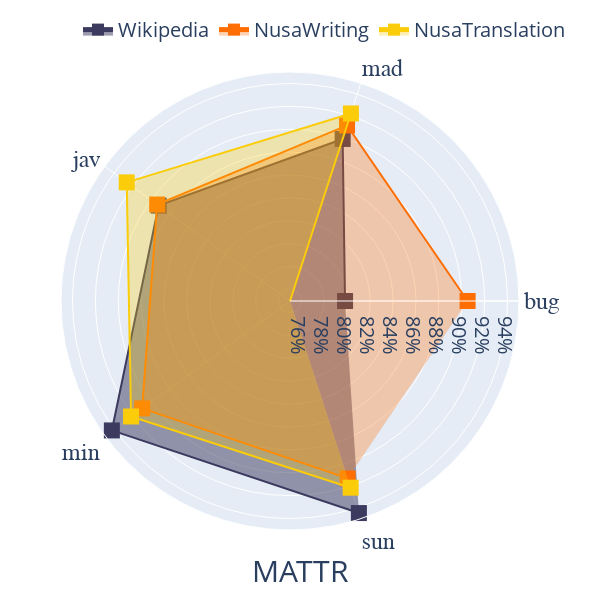

This figure's notebook cell:
### Code cell
import plotly.graph_objects as go

categories = lex_div_df["lang"].unique()

fig = go.Figure()

fig.add_trace(go.Scatterpolar(
    r=lex_div_df[lex_div_df["dset"] == "Wikipedia"]["mattr"],
    theta=categories,
    fill='toself',
    fillcolor="rgba(60, 59, 95, 0.5)",
    line_color="#3c3b5f",
    name='Wikipedia'
))
fig.add_trace(go.Scatterpolar(
    r=lex_div_df[lex_div_df["dset"] == "NusaWriting"]["mattr"],
    theta=categories,
    fill='toself',
    fillcolor="rgba(254, 111, 2, 0.3)",
    line_color="#fe6e02",
    name='NusaWriting'
))
fig.add_trace(go.Scatterpolar(
    r=lex_div_df[lex_div_df["dset"] == "NusaTranslation"]["mattr"],
    theta=categories,
    fill='toself',
    fillcolor="rgba(251, 204, 10, 0.3)",
    line_color="#fbcc0a",
    name='NusaTranslation'
))

fig.update_traces(mode = "lines+markers",
    marker = dict(
        size = 16, symbol="square"
    ))

fig.update_layout(
  polar=dict(
      radialaxis_tickfont_size = 20,
    radialaxis=dict(
      visible=True,
      range=[0.75, 0.95],
       tickformat = '.0%'
    ), angularaxis = dict(
        tickfont_size=24, tickfont_family="Arial Black"
        # rotation=90, # start position of angular axis
        # direction="counterclockwise"
      )),
    legend=dict(
        font=dict(size=20),
        orientation="h",
        yanchor="bottom",
        y=1.05,
        xanchor="right",
        x=1,
        title="",
        itemsizing="constant",
    ),
    margin=dict(l=10, r=30, t=70, b=70),
    height=600, width=600, title_text="MATTR", title_font_size=30,
    title_xanchor='center', title_yanchor="bottom", title_x=0.5, title_y=0.03
)

### Figure 1 — Plotly figure (JSON) as saved in the notebook; plotly's stock layout.template omitted (floating-point values rounded to 4 significant figures)
{"data": [{"fill": "toself", "fillcolor": "rgba(60, 59, 95, 0.5)", "line": {"color": "#3c3b5f"}, "marker": {"size": 16, "symbol": "square"}, "mode": "lines+markers", "name": "Wikipedia", "r": [0.7981, 0.8988, 0.8918, 0.9423, 0.9447], "theta": ["bug", "mad", "jav", "min", "sun"], "type": "scatterpolar"}, {"fill": "toself", "fillcolor": "rgba(254, 111, 2, 0.3)", "line": {"color": "#fe6e02"}, "marker": {"size": 16, "symbol": "square"}, "mode": "lines+markers", "name": "NusaWriting", "r": [0.9051, 0.9112, 0.8934, 0.9096, 0.9129], "theta": ["bug", "mad", "jav", "min", "sun"], "type": "scatterpolar"}, {"fill": "toself", "fillcolor": "rgba(251, 204, 10, 0.3)", "line": {"color": "#fbcc0a"}, "marker": {"size": 16, "symbol": "square"}, "mode": "lines+markers", "name": "NusaTranslation", "r": [0, 0.9222, 0.9263, 0.9216, 0.9214], "theta": ["bug", "mad", "jav", "min", "sun"], "type": "scatterpolar"}], "layout": {"height": 600, "legend": {"font": {"size": 20}, "itemsizing": "constant", "orientation": "h", "title": {"text": ""}, "x": 1, "xanchor": "right", "y": 1.05, "yanchor": "bottom"}, "margin": {"b": 70, "l": 10, "r": 30, "t": 70}, "polar": {"angularaxis": {"tickfont": {"family": "Arial Black", "size": 24}, "type": "category"}, "radialaxis": {"autorange": false, "range": [0.75, 0.95], "tickfont": {"size": 20}, "tickformat": ".0%", "type": "linear", "visible": true}}, "title": {"font": {"size": 30}, "text": "MATTR", "x": 0.5, "xanchor": "center", "y": 0.03, "yanchor": "bottom"}, "width": 600}}
